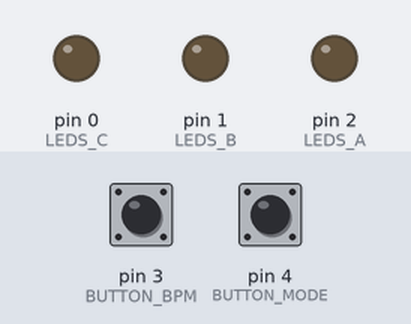
Recording of a sketch running on a simulated Arduino Uno, built with avr-gcc and run on an emulated ATmega328P. Parts: output pins drawn as LEDs (lit = HIGH). Dashed ring = blinking. The test bench sets the inputs (shaded band); at power-on: pin 4 (BUTTON_MODE) HIGH, pin 3 (BUTTON_BPM) HIGH.

Above: at 1.2 s.
1.3 s: pin 4 (BUTTON_MODE) pulled LOW for 0.15 s
At 1.45 s:
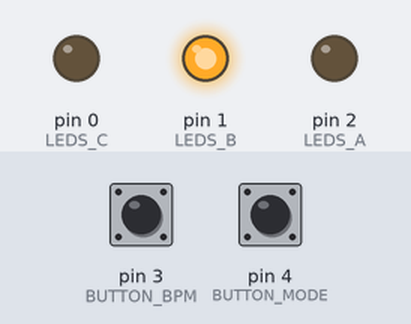
3.7 s: pin 3 (BUTTON_BPM) pulled LOW for 0.15 s
At 3.77 s:
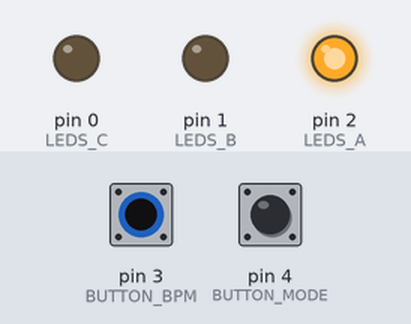
5.3 s: pin 3 (BUTTON_BPM) pulled LOW for 3.2 s
At 9.1 s:
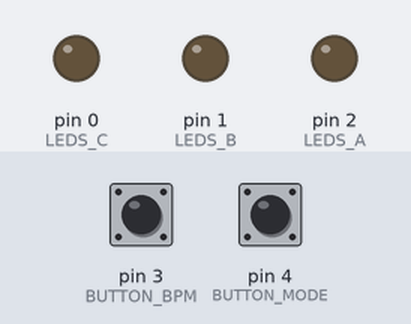
10.0 s: pin 4 (BUTTON_MODE) pulled LOW for 3.2 s
At 10.75 s:
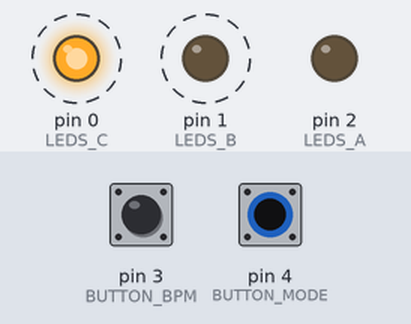
14.7 s: pin 3 (BUTTON_BPM) driven LOW and pin 4 (BUTTON_MODE) driven LOW
At 14.85 s:
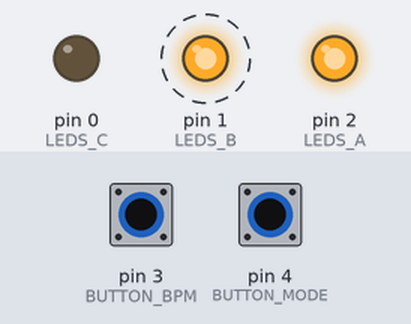
Timing chart, 0 to 18.7 s (numbered marks = the images above; inputs shaded):
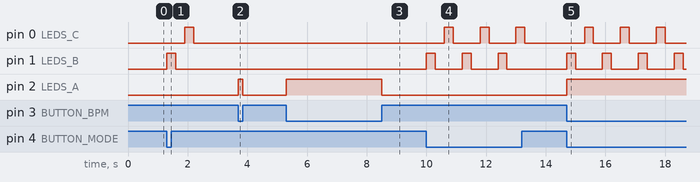

Measured:
- after the input at 1.3 s, pin 0 (LEDS_C): LOW → HIGH after 0.60 s, → LOW 0.30 s later; pin 1 (LEDS_B): LOW → HIGH at once, → LOW 0.30 s later
- after the input at 3.7 s, pin 2 (LEDS_A): LOW → HIGH at once, → LOW 0.15 s later
- after the input at 5.3 s, pin 2 (LEDS_A): LOW → HIGH at once, → LOW 3.2 s later
- after the input at 10.0 s, pin 0 (LEDS_C): alternates HIGH for 0.30 s and LOW for 0.90 s, starting after 0.60 s; pin 1 (LEDS_B): alternates HIGH for 0.30 s and LOW for 0.90 s, 6 changes in all, then stays LOW, starting at once
- after the input at 14.7 s, pin 0 (LEDS_C): alternates HIGH for 0.30 s and LOW for 0.90 s, starting after 0.60 s; pin 1 (LEDS_B): alternates HIGH for 0.30 s and LOW for 0.90 s, starting at once; pin 2 (LEDS_A): LOW → HIGH at once

The sketch:

PP01_BASIC.ino
```cpp
// (licence header left out)
#define LEDS_A          2
#define LEDS_B          1
#define LEDS_C          0

#define BUTTON_MODE     4
#define BUTTON_BPM      3

#define BUTTON_PRESSED  LOW
#define ON              HIGH
#define OFF             LOW


/*
 * Initial function
 */
void setup() {
    pinMode(LEDS_A, OUTPUT);
    pinMode(LEDS_B, OUTPUT);
    pinMode(LEDS_C, OUTPUT);

    pinMode(BUTTON_MODE, INPUT_PULLUP);
    pinMode(BUTTON_BPM, INPUT_PULLUP);
}


/*
 * Function, that repeats itself
 */
void loop() {

    // when BPM button pressed, LEDS A are on
    if(digitalRead(BUTTON_BPM) == BUTTON_PRESSED)
    {
        digitalWrite(LEDS_A, ON);
    }
    else
    {
        digitalWrite(LEDS_A, OFF);
    }

    // when MODE button pressed, LEDS B and C flash
    if(digitalRead(BUTTON_MODE) == BUTTON_PRESSED)
    {
        digitalWrite(LEDS_B, ON);
        delay(300);
        digitalWrite(LEDS_B, OFF);
        delay(300);
        digitalWrite(LEDS_C, ON);
        delay(300);
        digitalWrite(LEDS_C, OFF);
        delay(300);
    }


}
```
